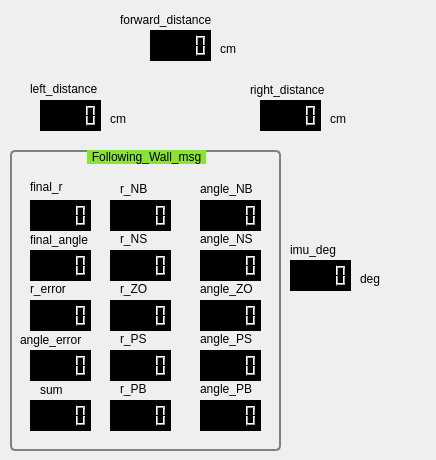
   <widget class="QWidget" name="tab_2">
    <attribute name="title">
     <string>Lasermsg</string>
    </attribute>
    <widget class="QLabel" name="label_19">
     <property name="geometry">
      <rect>
       <x>30</x>
       <y>80</y>
       <width>101</width>
       <height>17</height>
      </rect>
     </property>
     <property name="text">
      <string>left_distance</string>
     </property>
    </widget>
    <widget class="QLabel" name="label_20">
     <property name="geometry">
      <rect>
       <x>250</x>
       <y>80</y>
       <width>101</width>
       <height>20</height>
      </rect>
     </property>
     <property name="text">
      <string>right_distance</string>
     </property>
    </widget>
    <widget class="QLabel" name="label_21">
     <property name="geometry">
      <rect>
       <x>120</x>
       <y>10</y>
       <width>131</width>
       <height>20</height>
      </rect>
     </property>
     <property name="text">
      <string>forward_distance</string>
     </property>
    </widget>
    <widget class="QLabel" name="label_22">
     <property name="geometry">
      <rect>
       <x>110</x>
       <y>110</y>
       <width>67</width>
       <height>17</height>
      </rect>
     </property>
     <property name="text">
      <string>cm</string>
     </property>
    </widget>
    <widget class="QLabel" name="label_23">
     <property name="geometry">
      <rect>
       <x>220</x>
       <y>40</y>
       <width>67</width>
       <height>17</height>
      </rect>
     </property>
     <property name="text">
      <string>cm</string>
     </property>
    </widget>
    <widget class="QLabel" name="label_24">
     <property name="geometry">
      <rect>
       <x>330</x>
       <y>110</y>
       <width>67</width>
       <height>17</height>
      </rect>
     </property>
     <property name="text">
      <string>cm</string>
     </property>
    </widget>
    <widget class="QLabel" name="label_25">
     <property name="geometry">
      <rect>
       <x>290</x>
       <y>240</y>
       <width>101</width>
       <height>20</height>
      </rect>
     </property>
     <property name="text">
      <string>imu_deg</string>
     </property>
    </widget>
    <widget class="QLabel" name="label_26">
     <property name="geometry">
      <rect>
       <x>360</x>
       <y>270</y>
       <width>67</width>
       <height>17</height>
      </rect>
     </property>
     <property name="text">
      <string>deg</string>
     </property>
    </widget>
    <widget class="QLCDNumber" name="lcdNumber_forward_scan">
     <property name="geometry">
      <rect>
       <x>150</x>
       <y>30</y>
       <width>61</width>
       <height>31</height>
      </rect>
     </property>
     <property name="font">
      <font>
       <weight>50</weight>
       <bold>false</bold>
       <stylestrategy>PreferDefault</stylestrategy>
      </font>
     </property>
     <property name="styleSheet">
      <string notr="true">QLCDNumber{
border: 2px solid black;
    
	background-color: rgb(0, 0, 0)
}
</string>
     </property>
     <property name="inputMethodHints">
      <set>Qt::ImhNone</set>
     </property>
     <property name="frameShape">
      <enum>QFrame::Box</enum>
     </property>
     <property name="frameShadow">
      <enum>QFrame::Raised</enum>
     </property>
     <property name="digitCount">
      <number>5</number>
     </property>
     <property name="segmentStyle">
      <enum>QLCDNumber::Filled</enum>
     </property>
    </widget>
    <widget class="QLCDNumber" name="lcdNumber_left_scan">
     <property name="geometry">
      <rect>
       <x>40</x>
       <y>100</y>
       <width>61</width>
       <height>31</height>
      </rect>
     </property>
     <property name="font">
      <font>
       <weight>50</weight>
       <bold>false</bold>
       <stylestrategy>PreferDefault</stylestrategy>
      </font>
     </property>
     <property name="styleSheet">
      <string notr="true">QLCDNumber{
border: 2px solid black;
    
	background-color: rgb(0, 0, 0)
   
}
</string>
     </property>
     <property name="inputMethodHints">
      <set>Qt::ImhNone</set>
     </property>
     <property name="frameShape">
      <enum>QFrame::Box</enum>
     </property>
     <property name="frameShadow">
      <enum>QFrame::Raised</enum>
     </property>
     <property name="digitCount">
      <number>5</number>
     </property>
     <property name="segmentStyle">
      <enum>QLCDNumber::Filled</enum>
     </property>
    </widget>
    <widget class="QLCDNumber" name="lcdNumber_right_scan">
     <property name="geometry">
      <rect>
       <x>260</x>
       <y>100</y>
       <width>61</width>
       <height>31</height>
      </rect>
     </property>
     <property name="font">
      <font>
       <weight>50</weight>
       <bold>false</bold>
       <stylestrategy>PreferDefault</stylestrategy>
      </font>
     </property>
     <property name="styleSheet">
      <string notr="true">QLCDNumber{
border: 2px solid black;
    
	background-color: rgb(0, 0, 0)
   
}
</string>
     </property>
     <property name="inputMethodHints">
      <set>Qt::ImhNone</set>
     </property>
     <property name="frameShape">
      <enum>QFrame::Box</enum>
     </property>
     <property name="frameShadow">
      <enum>QFrame::Raised</enum>
     </property>
     <property name="digitCount">
      <number>5</number>
     </property>
     <property name="segmentStyle">
      <enum>QLCDNumber::Filled</enum>
     </property>
    </widget>
    <widget class="QLCDNumber" name="lcdNumber_imu">
     <property name="geometry">
      <rect>
       <x>290</x>
       <y>260</y>
       <width>61</width>
       <height>31</height>
      </rect>
     </property>
     <property name="font">
      <font>
       <weight>50</weight>
       <bold>false</bold>
       <stylestrategy>PreferDefault</stylestrategy>
      </font>
     </property>
     <property name="styleSheet">
      <string notr="true">QLCDNumber{
border: 2px solid black;
    
	background-color: rgb(0, 0, 0)
   
}
</string>
     </property>
     <property name="inputMethodHints">
      <set>Qt::ImhNone</set>
     </property>
     <property name="frameShape">
      <enum>QFrame::Box</enum>
     </property>
     <property name="frameShadow">
      <enum>QFrame::Raised</enum>
     </property>
     <property name="digitCount">
      <number>5</number>
     </property>
     <property name="segmentStyle">
      <enum>QLCDNumber::Filled</enum>
     </property>
    </widget>
    <widget class="QGroupBox" name="groupBox">
     <property name="geometry">
      <rect>
       <x>10</x>
       <y>150</y>
       <width>271</width>
       <height>301</height>
      </rect>
     </property>
     <property name="styleSheet">
      <string notr="true">QGroupBox {
    background-color: qlineargradient(x1: 0, y1: 0, x2: 0, y2: 1,
                                      stop: 0 #E0E0E0, stop: 1 #FFFFFF);
    border: 2px solid gray;
    border-radius: 5px;
    margin-top: 1ex; /* leave space at the top for the title */
}

QGroupBox::title {
    subcontrol-origin: margin;
    subcontrol-position: top center; /* position at the top center */
    padding: 0 3px;
    
	
	
	background-color: rgb(138, 226, 52);
	
}
QGroupBox::indicator {
    width: 13px;
    height: 13px;
}</string>
     </property>
     <property name="title">
      <string>Following_Wall_msg</string>
     </property>
     <widget class="QLCDNumber" name="lcdNumber_r_err">
      <property name="geometry">
       <rect>
        <x>20</x>
        <y>150</y>
        <width>61</width>
        <height>31</height>
       </rect>
      </property>
      <property name="font">
       <font>
        <weight>50</weight>
        <bold>false</bold>
        <stylestrategy>PreferDefault</stylestrategy>
       </font>
      </property>
      <property name="styleSheet">
       <string notr="true">QLCDNumber{
border: 2px solid black;
    
	background-color: rgb(0, 0, 0)
   
}
</string>
      </property>
      <property name="inputMethodHints">
       <set>Qt::ImhNone</set>
      </property>
      <property name="frameShape">
       <enum>QFrame::Box</enum>
      </property>
      <property name="frameShadow">
       <enum>QFrame::Raised</enum>
      </property>
      <property name="digitCount">
       <number>5</number>
      </property>
      <property name="segmentStyle">
       <enum>QLCDNumber::Filled</enum>
      </property>
     </widget>
     <widget class="QLabel" name="label_28">
      <property name="geometry">
       <rect>
        <x>10</x>
        <y>180</y>
        <width>81</width>
        <height>20</height>
       </rect>
      </property>
      <property name="text">
       <string>angle_error</string>
      </property>
     </widget>
     <widget class="QLCDNumber" name="lcdNumber_angle_err">
      <property name="geometry">
       <rect>
        <x>20</x>
        <y>200</y>
        <width>61</width>
        <height>31</height>
       </rect>
      </property>
      <property name="font">
       <font>
        <weight>50</weight>
        <bold>false</bold>
        <stylestrategy>PreferDefault</stylestrategy>
       </font>
      </property>
      <property name="styleSheet">
       <string notr="true">QLCDNumber{
border: 2px solid black;
    
	background-color: rgb(0, 0, 0)
}
</string>
      </property>
      <property name="inputMethodHints">
       <set>Qt::ImhNone</set>
      </property>
      <property name="frameShape">
       <enum>QFrame::Box</enum>
      </property>
      <property name="frameShadow">
       <enum>QFrame::Raised</enum>
      </property>
      <property name="digitCount">
       <number>5</number>
      </property>
      <property name="segmentStyle">
       <enum>QLCDNumber::Filled</enum>
      </property>
     </widget>
     <widget class="QLabel" name="label_27">
      <property name="geometry">
       <rect>
        <x>20</x>
        <y>130</y>
        <width>67</width>
        <height>17</height>
       </rect>
      </property>
      <property name="text">
       <string>r_error</string>
      </property>
     </widget>
     <widget class="QLCDNumber" name="lcdNumber_r_ZO">
      <property name="geometry">
       <rect>
        <x>100</x>
        <y>150</y>
        <width>61</width>
        <height>31</height>
       </rect>
      </property>
      <property name="font">
       <font>
        <weight>50</weight>
        <bold>false</bold>
        <stylestrategy>PreferDefault</stylestrategy>
       </font>
      </property>
      <property name="styleSheet">
       <string notr="true">QLCDNumber{
border: 2px solid black;
    
	background-color: rgb(0, 0, 0)
   
}
</string>
      </property>
      <property name="inputMethodHints">
       <set>Qt::ImhNone</set>
      </property>
      <property name="frameShape">
       <enum>QFrame::Box</enum>
      </property>
      <property name="frameShadow">
       <enum>QFrame::Raised</enum>
      </property>
      <property name="digitCount">
       <number>5</number>
      </property>
      <property name="segmentStyle">
       <enum>QLCDNumber::Filled</enum>
      </property>
     </widget>
     <widget class="QLCDNumber" name="lcdNumber_r_PS">
      <property name="geometry">
       <rect>
        <x>100</x>
        <y>200</y>
        <width>61</width>
        <height>31</height>
       </rect>
      </property>
      <property name="font">
       <font>
        <weight>50</weight>
        <bold>false</bold>
        <stylestrategy>PreferDefault</stylestrategy>
       </font>
      </property>
      <property name="styleSheet">
       <string notr="true">QLCDNumber{
border: 2px solid black;
    
	background-color: rgb(0, 0, 0)
   
}
</string>
      </property>
      <property name="inputMethodHints">
       <set>Qt::ImhNone</set>
      </property>
      <property name="frameShape">
       <enum>QFrame::Box</enum>
      </property>
      <property name="frameShadow">
       <enum>QFrame::Raised</enum>
      </property>
      <property name="digitCount">
       <number>5</number>
      </property>
      <property name="segmentStyle">
       <enum>QLCDNumber::Filled</enum>
      </property>
     </widget>
     <widget class="QLCDNumber" name="lcdNumber_r_NS">
      <property name="geometry">
       <rect>
        <x>100</x>
        <y>100</y>
        <width>61</width>
        <height>31</height>
       </rect>
      </property>
      <property name="font">
       <font>
        <weight>50</weight>
        <bold>false</bold>
        <stylestrategy>PreferDefault</stylestrategy>
       </font>
      </property>
      <property name="styleSheet">
       <string notr="true">QLCDNumber{
border: 2px solid black;
    
	background-color: rgb(0, 0, 0)
   
}
</string>
      </property>
      <property name="inputMethodHints">
       <set>Qt::ImhNone</set>
      </property>
      <property name="frameShape">
       <enum>QFrame::Box</enum>
      </property>
      <property name="frameShadow">
       <enum>QFrame::Raised</enum>
      </property>
      <property name="digitCount">
       <number>5</number>
      </property>
      <property name="segmentStyle">
       <enum>QLCDNumber::Filled</enum>
      </property>
     </widget>
     <widget class="QLCDNumber" name="lcdNumber_r_PB">
      <property name="geometry">
       <rect>
        <x>100</x>
        <y>250</y>
        <width>61</width>
        <height>31</height>
       </rect>
      </property>
      <property name="font">
       <font>
        <weight>50</weight>
        <bold>false</bold>
        <stylestrategy>PreferDefault</stylestrategy>
       </font>
      </property>
      <property name="styleSheet">
       <string notr="true">QLCDNumber{
border: 2px solid black;
    
	background-color: rgb(0, 0, 0)
   
}
</string>
      </property>
      <property name="inputMethodHints">
       <set>Qt::ImhNone</set>
      </property>
      <property name="frameShape">
       <enum>QFrame::Box</enum>
      </property>
      <property name="frameShadow">
       <enum>QFrame::Raised</enum>
      </property>
      <property name="digitCount">
       <number>5</number>
      </property>
      <property name="segmentStyle">
       <enum>QLCDNumber::Filled</enum>
      </property>
     </widget>
     <widget class="QLCDNumber" name="lcdNumber_r_NB">
      <property name="geometry">
       <rect>
        <x>100</x>
        <y>50</y>
        <width>61</width>
        <height>31</height>
       </rect>
      </property>
      <property name="font">
       <font>
        <weight>50</weight>
        <bold>false</bold>
        <stylestrategy>PreferDefault</stylestrategy>
       </font>
      </property>
      <property name="styleSheet">
       <string notr="true">QLCDNumber{
border: 2px solid black;
    
	background-color: rgb(0, 0, 0)
   
}
</string>
      </property>
      <property name="inputMethodHints">
       <set>Qt::ImhNone</set>
      </property>
      <property name="frameShape">
       <enum>QFrame::Box</enum>
      </property>
      <property name="frameShadow">
       <enum>QFrame::Raised</enum>
      </property>
      <property name="digitCount">
       <number>5</number>
      </property>
      <property name="segmentStyle">
       <enum>QLCDNumber::Filled</enum>
      </property>
     </widget>
     <widget class="QLabel" name="label_4">
      <property name="geometry">
       <rect>
        <x>110</x>
        <y>30</y>
        <width>67</width>
        <height>17</height>
       </rect>
      </property>
      <property name="text">
       <string>r_NB</string>
      </property>
     </widget>
     <widget class="QLabel" name="label_5">
      <property name="geometry">
       <rect>
        <x>110</x>
        <y>80</y>
        <width>67</width>
        <height>17</height>
       </rect>
      </property>
      <property name="text">
       <string>r_NS</string>
      </property>
     </widget>
     <widget class="QLabel" name="label_11">
      <property name="geometry">
       <rect>
        <x>110</x>
        <y>130</y>
        <width>67</width>
        <height>17</height>
       </rect>
      </property>
      <property name="text">
       <string>r_ZO</string>
      </property>
     </widget>
     <widget class="QLabel" name="label_12">
      <property name="geometry">
       <rect>
        <x>110</x>
        <y>180</y>
        <width>67</width>
        <height>17</height>
       </rect>
      </property>
      <property name="text">
       <string>r_PS</string>
      </property>
     </widget>
     <widget class="QLabel" name="label_13">
      <property name="geometry">
       <rect>
        <x>110</x>
        <y>230</y>
        <width>67</width>
        <height>17</height>
       </rect>
      </property>
      <property name="text">
       <string>r_PB</string>
      </property>
     </widget>
     <widget class="QLCDNumber" name="lcdNumber_angle_NS">
      <property name="geometry">
       <rect>
        <x>190</x>
        <y>100</y>
        <width>61</width>
        <height>31</height>
       </rect>
      </property>
      <property name="font">
       <font>
        <weight>50</weight>
        <bold>false</bold>
        <stylestrategy>PreferDefault</stylestrategy>
       </font>
      </property>
      <property name="styleSheet">
       <string notr="true">QLCDNumber{
border: 2px solid black;
    
	background-color: rgb(0, 0, 0)
   
}
</string>
      </property>
      <property name="inputMethodHints">
       <set>Qt::ImhNone</set>
      </property>
      <property name="frameShape">
       <enum>QFrame::Box</enum>
      </property>
      <property name="frameShadow">
       <enum>QFrame::Raised</enum>
      </property>
      <property name="digitCount">
       <number>5</number>
      </property>
      <property name="segmentStyle">
       <enum>QLCDNumber::Filled</enum>
      </property>
     </widget>
     <widget class="QLCDNumber" name="lcdNumber_angle_PB">
      <property name="geometry">
       <rect>
        <x>190</x>
        <y>250</y>
        <width>61</width>
        <height>31</height>
       </rect>
      </property>
      <property name="font">
       <font>
        <weight>50</weight>
        <bold>false</bold>
        <stylestrategy>PreferDefault</stylestrategy>
       </font>
      </property>
      <property name="styleSheet">
       <string notr="true">QLCDNumber{
border: 2px solid black;
    
	background-color: rgb(0, 0, 0)
   
}
</string>
      </property>
      <property name="inputMethodHints">
       <set>Qt::ImhNone</set>
      </property>
      <property name="frameShape">
       <enum>QFrame::Box</enum>
      </property>
      <property name="frameShadow">
       <enum>QFrame::Raised</enum>
      </property>
      <property name="digitCount">
       <number>5</number>
      </property>
      <property name="segmentStyle">
       <enum>QLCDNumber::Filled</enum>
      </property>
     </widget>
     <widget class="QLCDNumber" name="lcdNumber_angle_PS">
      <property name="geometry">
       <rect>
        <x>190</x>
        <y>200</y>
        <width>61</width>
        <height>31</height>
       </rect>
      </property>
      <property name="font">
       <font>
        <weight>50</weight>
        <bold>false</bold>
        <stylestrategy>PreferDefault</stylestrategy>
       </font>
      </property>
      <property name="styleSheet">
       <string notr="true">QLCDNumber{
border: 2px solid black;
    
	background-color: rgb(0, 0, 0)
   
}
</string>
      </property>
      <property name="inputMethodHints">
       <set>Qt::ImhNone</set>
      </property>
      <property name="frameShape">
       <enum>QFrame::Box</enum>
      </property>
      <property name="frameShadow">
       <enum>QFrame::Raised</enum>
      </property>
      <property name="digitCount">
       <number>5</number>
      </property>
      <property name="segmentStyle">
       <enum>QLCDNumber::Filled</enum>
      </property>
     </widget>
     <widget class="QLabel" name="label_14">
      <property name="geometry">
       <rect>
        <x>190</x>
        <y>80</y>
        <width>67</width>
        <height>17</height>
       </rect>
      </property>
      <property name="text">
       <string>angle_NS</string>
      </property>
     </widget>
     <widget class="QLCDNumber" name="lcdNumber_angle_ZO">
      <property name="geometry">
       <rect>
        <x>190</x>
        <y>150</y>
        <width>61</width>
        <height>31</height>
       </rect>
      </property>
      <property name="font">
       <font>
        <weight>50</weight>
        <bold>false</bold>
        <stylestrategy>PreferDefault</stylestrategy>
       </font>
      </property>
      <property name="styleSheet">
       <string notr="true">QLCDNumber{
border: 2px solid black;
    
	background-color: rgb(0, 0, 0)
   
}
</string>
      </property>
      <property name="inputMethodHints">
       <set>Qt::ImhNone</set>
      </property>
      <property name="frameShape">
       <enum>QFrame::Box</enum>
      </property>
      <property name="frameShadow">
       <enum>QFrame::Raised</enum>
      </property>
      <property name="digitCount">
       <number>5</number>
      </property>
      <property name="segmentStyle">
       <enum>QLCDNumber::Filled</enum>
      </property>
     </widget>
     <widget class="QLabel" name="label_15">
      <property name="geometry">
       <rect>
        <x>190</x>
        <y>30</y>
        <width>67</width>
        <height>17</height>
       </rect>
      </property>
      <property name="text">
       <string>angle_NB</string>
      </property>
     </widget>
     <widget class="QLCDNumber" name="lcdNumber_angle_NB">
      <property name="geometry">
       <rect>
        <x>190</x>
        <y>50</y>
        <width>61</width>
        <height>31</height>
       </rect>
      </property>
      <property name="font">
       <font>
        <weight>50</weight>
        <bold>false</bold>
        <stylestrategy>PreferDefault</stylestrategy>
       </font>
      </property>
      <property name="styleSheet">
       <string notr="true">QLCDNumber{
border: 2px solid black;
    
	background-color: rgb(0, 0, 0)
   
}
</string>
      </property>
      <property name="inputMethodHints">
       <set>Qt::ImhNone</set>
      </property>
      <property name="frameShape">
       <enum>QFrame::Box</enum>
      </property>
      <property name="frameShadow">
       <enum>QFrame::Raised</enum>
      </property>
      <property name="digitCount">
       <number>5</number>
      </property>
      <property name="segmentStyle">
       <enum>QLCDNumber::Filled</enum>
      </property>
     </widget>
     <widget class="QLabel" name="label_16">
      <property name="geometry">
       <rect>
        <x>190</x>
        <y>130</y>
        <width>67</width>
        <height>17</height>
       </rect>
      </property>
      <property name="text">
       <string>angle_ZO</string>
      </property>
     </widget>
     <widget class="QLabel" name="label_29">
      <property name="geometry">
       <rect>
        <x>190</x>
        <y>180</y>
        <width>67</width>
        <height>17</height>
       </rect>
      </property>
      <property name="text">
       <string>angle_PS</string>
      </property>
     </widget>
     <widget class="QLabel" name="label_30">
      <property name="geometry">
       <rect>
        <x>190</x>
        <y>230</y>
        <width>67</width>
        <height>17</height>
       </rect>
      </property>
      <property name="text">
       <string>angle_PB</string>
      </property>
     </widget>
     <widget class="QLabel" name="label_31">
      <property name="geometry">
       <rect>
        <x>20</x>
        <y>28</y>
        <width>67</width>
        <height>17</height>
       </rect>
      </property>
      <property name="text">
       <string>final_r</string>
      </property>
     </widget>
     <widget class="QLCDNumber" name="lcdNumber_final_r">
      <property name="geometry">
       <rect>
        <x>20</x>
        <y>50</y>
        <width>61</width>
        <height>31</height>
       </rect>
      </property>
      <property name="font">
       <font>
        <weight>50</weight>
        <bold>false</bold>
        <stylestrategy>PreferDefault</stylestrategy>
       </font>
      </property>
      <property name="styleSheet">
       <string notr="true">QLCDNumber{
border: 2px solid black;
    
	background-color: rgb(0, 0, 0)
   
}
</string>
      </property>
      <property name="inputMethodHints">
       <set>Qt::ImhNone</set>
      </property>
      <property name="frameShape">
       <enum>QFrame::Box</enum>
      </property>
      <property name="frameShadow">
       <enum>QFrame::Raised</enum>
      </property>
      <property name="digitCount">
       <number>5</number>
      </property>
      <property name="segmentStyle">
       <enum>QLCDNumber::Filled</enum>
      </property>
     </widget>
     <widget class="QLabel" name="label_32">
      <property name="geometry">
       <rect>
        <x>20</x>
        <y>80</y>
        <width>81</width>
        <height>20</height>
       </rect>
      </property>
      <property name="text">
       <string>final_angle</string>
      </property>
     </widget>
     <widget class="QLCDNumber" name="lcdNumber_final_angle">
      <property name="geometry">
       <rect>
        <x>20</x>
        <y>100</y>
        <width>61</width>
        <height>31</height>
       </rect>
      </property>
      <property name="font">
       <font>
        <weight>50</weight>
        <bold>false</bold>
        <stylestrategy>PreferDefault</stylestrategy>
       </font>
      </property>
      <property name="styleSheet">
       <string notr="true">QLCDNumber{
border: 2px solid black;
    
	background-color: rgb(0, 0, 0)
}
</string>
      </property>
      <property name="inputMethodHints">
       <set>Qt::ImhNone</set>
      </property>
      <property name="frameShape">
       <enum>QFrame::Box</enum>
      </property>
      <property name="frameShadow">
       <enum>QFrame::Raised</enum>
      </property>
      <property name="digitCount">
       <number>5</number>
      </property>
      <property name="segmentStyle">
       <enum>QLCDNumber::Filled</enum>
      </property>
     </widget>
     <widget class="QLCDNumber" name="lcdNumber_sum">
      <property name="geometry">
       <rect>
        <x>20</x>
        <y>250</y>
        <width>61</width>
        <height>31</height>
       </rect>
      </property>
      <property name="font">
       <font>
        <weight>50</weight>
        <bold>false</bold>
        <stylestrategy>PreferDefault</stylestrategy>
       </font>
      </property>
      <property name="styleSheet">
       <string notr="true">QLCDNumber{
border: 2px solid black;
    
	background-color: rgb(0, 0, 0)
}
</string>
      </property>
      <property name="inputMethodHints">
       <set>Qt::ImhNone</set>
      </property>
      <property name="frameShape">
       <enum>QFrame::Box</enum>
      </property>
      <property name="frameShadow">
       <enum>QFrame::Raised</enum>
      </property>
      <property name="digitCount">
       <number>5</number>
      </property>
      <property name="segmentStyle">
       <enum>QLCDNumber::Filled</enum>
      </property>
     </widget>
     <widget class="QLabel" name="label_33">
      <property name="geometry">
       <rect>
        <x>30</x>
        <y>230</y>
        <width>81</width>
        <height>20</height>
       </rect>
      </property>
      <property name="text">
       <string>sum</string>
      </property>
     </widget>
    </widget>
   </widget>
